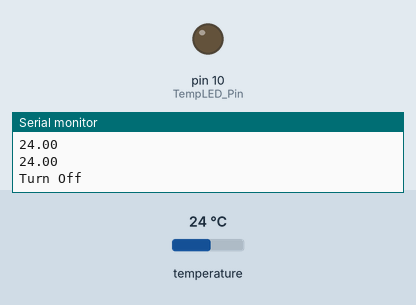
This sketch was run on a simulated Arduino Uno, built with avr-gcc and run on an emulated ATmega328P. Shown: output pins drawn as LEDs (lit = HIGH), the last lines printed to the serial monitor. Inputs (shaded band) come from the test bench; at power-on: temperature 24 °C. Sleep ends after the set time or at an interrupt.

Above: at 4.8 s.
At 9.1 s:
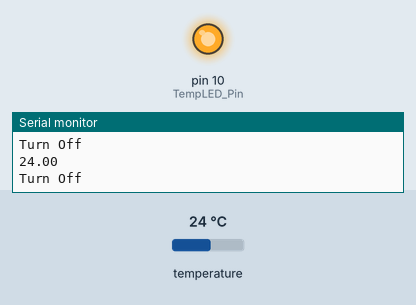
Timing chart, 0 to 12.1 s (numbered marks = the images above):
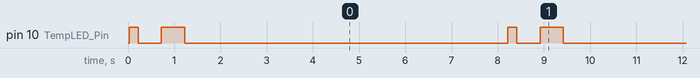

Measured:
- by itself, pin 10 (TempLED_Pin): repeats every 8.2 s: HIGH 0.50 s, LOW 7.0 s, HIGH 0.20 s, LOW 0.50 s
- by itself, everything shown: repeats every 8.2 s, in 4 steps

The sketch:

chickenTemperature.ino
```cpp
// This library contains functions to set various low-power
// states for the ATmega328
#include <avr/sleep.h>

#include <OneWire.h>

// This variable is made volatile because it is changed inside
// an interrupt function
volatile int heat_count = 0; // Keep track of how many sleep
// cycles have been completed .
const int interval = 10; // Interval in minutes between waking
// and doing tasks.
int min_heat_count = (interval*60)/8; // Approximate minimum number
// of sleep cycles needed before the heat shoudl turn off

int DS18S20_Pin = 2; //DS18S20 Signal pin on digital 2
int PowerSwitch_Pin = 9; //Powerswitch Output pin on digital 9
float Heat_Temp = -2.0; //temperature to heat until
float Cool_Temp = -7.0; //temerpature to cool until
int TempLED_Pin = 10; //Temperate LED pin on digital 10
float Error_Temp = -1000; //Temperature returned if there is an error.
boolean isOn = false;

//Temperature chip i/o
OneWire ds(DS18S20_Pin); // on digital pin 2

void setup(void)
{
  watchdogOn(); // Turn on the watch dog timer.

  Serial.begin(9600);
  pinMode(PowerSwitch_Pin, OUTPUT);
  pinMode(TempLED_Pin, OUTPUT);

  float temperature = getTemp();
  Serial.println("Starting Up!");
  Serial.println(temperature);
  processTemperature(temperature);
  Serial.flush();
}

void loop(void)
{
  goToSleep(); // ATmega328 goes to sleep for about 8 seconds
  // and continues to execute code when it wakes up
  float temperature = getTemp();

  processTemperature( temperature);

  Serial.flush();
}

void processTemperature( float temp )
{
  if( temp == Error_Temp )
  {
    //Ack, signal an error.
    Serial.println("Error from Temp Sensor");
    flashLED(TempLED_Pin, 5);
    //Just to be safe, turn the heat on.
    Serial.println("Turn On");
    digitalWrite(PowerSwitch_Pin, HIGH);
    return;
  }

  Serial.println(temp);

  if( temp <= Cool_Temp ||
      (temp < Heat_Temp && isOn)  )
  {
    //coop is below the minimum temperature OR
    //coop is between the minimum temperature and maximum
    //temperature and is heating up.
    Serial.println("Turn On");
    digitalWrite(PowerSwitch_Pin, HIGH);
    isOn = true;
    flashLED(TempLED_Pin, 2);
    delay(200);
    flashLEDTemp(TempLED_Pin, temp);
  }
  /*else if( temp >= Heat_Temp && isOn )
  {
    //the coop is above the maximum temperature
    //and is heating up.
    //Check to see if we've been on long enough
    //if so, turn off.
    if( heat_count >= min_heat_count )
    {
      Serial.println("Turn Off");
      digitalWrite(PowerSwitch_Pin, LOW);
      heat_count = 0;
      isOn = false;
      flashLED(TempLED_Pin, 1);
      delay(200);
      flashLEDTemp(TempLED_Pin, temp);
    }
    else
    {
      flashLED(TempLED_Pin, 2);
      delay(200);
      flashLEDTemp(TempLED_Pin, temp);
    }
  }*/
  else if( temp >= Heat_Temp ||
           (temp <= Heat_Temp && !isOn) )
  {
    //coop is above the maximum temperature OR
    //coop is between the minimum temperature and maximum
    //temperature and is cooling off.
    Serial.println("Turn Off");
    digitalWrite(PowerSwitch_Pin, LOW);
    isOn = false;
    heat_count = 0;
    flashLED(TempLED_Pin, 1);
    delay(200);
    flashLEDTemp(TempLED_Pin, temp);
  }
}

void flashLED( int pin, int times )
{
  for( int ii=0; ii<times; ii++ )
  {
    digitalWrite(pin, HIGH);
    delay(200);
    digitalWrite(pin, LOW);
    delay(300);
  }
}

void flashLEDTemp( int pin, float temperature )
{
  //if the temp is > 0, do a long flash
  if( temperature > 0.0 )
  {
    digitalWrite(pin, HIGH);
    delay(500);
    digitalWrite(pin, LOW);
    delay(200);
    return;
  }

  int numTimesFlash = (int)(-1.0*temperature / 2.0) + 1;
  flashLED( pin, numTimesFlash );
}

float getTemp(){
 //returns the temperature from one DS18S20 in DEG Celsius

 byte data[12];
 byte addr[8];

 if ( !ds.search(addr)) {
   //no more sensors on chain, reset search
   ds.reset_search();
   return Error_Temp;
 }

 if ( OneWire::crc8( addr, 7) != addr[7]) {
   Serial.println("CRC is not valid!");
   return Error_Temp;
 }

 if ( addr[0] != 0x10 && addr[0] != 0x28) {
   Serial.print("Device is not recognized");
   return Error_Temp;
 }

 ds.reset();
 ds.select(addr);
 ds.write(0x44,1); // start conversion, with parasite power on at the end

 byte present = ds.reset();
 ds.select(addr);
 ds.write(0xBE); // Read Scratchpad


 for (int i = 0; i < 9; i++) { // we need 9 bytes
  data[i] = ds.read();
 }

 ds.reset_search();

 byte MSB = data[1];
 byte LSB = data[0];

 float tempRead = ((MSB << 8) | LSB); //using two's compliment
 float TemperatureSum = tempRead / 16;

 return TemperatureSum;

}

void goToSleep()
{
// The ATmega328 has five different sleep states.
// See the ATmega 328 datasheet for more information.
// SLEEP_MODE_IDLE -the least power savings
// SLEEP_MODE_ADC
// SLEEP_MODE_PWR_SAVE
// SLEEP_MODE_STANDBY
// SLEEP_MODE_PWR_DOWN -the most power savings
// I am using the deepest sleep mode from which a
// watchdog timer interrupt can wake the ATMega328

set_sleep_mode(SLEEP_MODE_PWR_DOWN); // Set sleep mode.
sleep_enable(); // Enable sleep mode.
sleep_mode(); // Enter sleep mode.
// After waking from watchdog interrupt the code continues
// to execute from this point.

sleep_disable(); // Disable sleep mode after waking.

}

void watchdogOn() {

// Clear the reset flag, the WDRF bit (bit 3) of MCUSR.
MCUSR = MCUSR & B11110111;

// Set the WDCE bit (bit 4) and the WDE bit (bit 3)
// of WDTCSR. The WDCE bit must be set in order to
// change WDE or the watchdog prescalers. Setting the
// WDCE bit will allow updtaes to the prescalers and
// WDE for 4 clock cycles then it will be reset by
// hardware.
WDTCSR = WDTCSR | B00011000;

// Set the watchdog timeout prescaler value to 1024 K
// which will yeild a time-out interval of about 8.0 s.
WDTCSR = B00100001;

// Enable the watchdog timer interupt.
WDTCSR = WDTCSR | B01000000;
MCUSR = MCUSR & B11110111;

}

ISR(WDT_vect)
{
  if( isOn )
  {
    heat_count ++; // keep track of how many sleep cycles
                  // have been completed if heat is on.
  }
}
```
